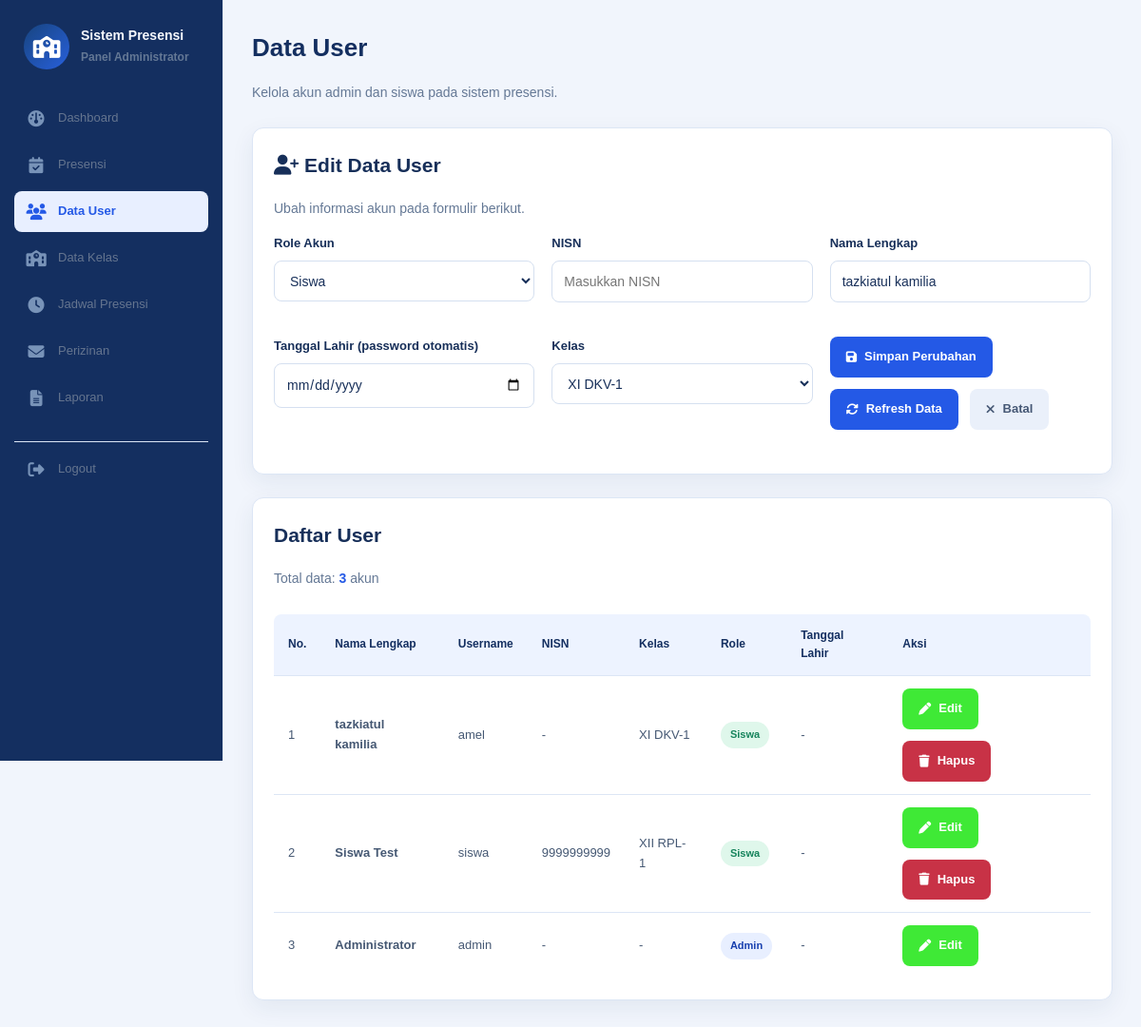
/admin/user/index.php?edit=5 (signed in), run on the app's committed database.
### tables this page shows
CREATE TABLE `users` (
  `id` int(11) NOT NULL,
  `nisn` varchar(20) DEFAULT NULL,
  `username` varchar(50) NOT NULL,
  `password` varchar(255) NOT NULL,
  `nama_lengkap` varchar(100) NOT NULL,
  `role` enum('admin','user') DEFAULT 'user',
  `id_kelas` int(11) DEFAULT NULL,
  `face_vector` text DEFAULT NULL,
  `created_at` timestamp NULL DEFAULT current_timestamp()
);

CREATE TABLE `kelas` (
  `id` int(11) NOT NULL,
  `nama_kelas` varchar(50) NOT NULL
);

### config/helper.php (called while the page is built, shortened)
<?php
function e($value): string
{
    return htmlspecialchars((string)$value, ENT_QUOTES, 'UTF-8');
}

### admin/user/index.php (the view, shortened to what this page needs)
<?php
require_once '../../config/database.php';
require_once '../../config/helper.php';
$edit = null;
function user_stmt(mysqli $conn, string $sql): mysqli_stmt {
    $stmt = mysqli_prepare($conn, $sql);
    return $stmt;
}
try {
    if (isset($_GET['edit'])) {
        $id = filter_var($_GET['edit'], FILTER_VALIDATE_INT);
        $st = user_stmt($conn, 'SELECT * FROM users WHERE id = ?');
        mysqli_stmt_bind_param($st, 'i', $id);
        mysqli_stmt_execute($st);
        $edit = mysqli_fetch_assoc(mysqli_stmt_get_result($st));
    }
} catch (Throwable $ex) {
    $error = 'Operasi gagal: ' . $ex->getMessage();
}
$kelas_result = mysqli_query($conn, 'SELECT id,nama_kelas FROM kelas ORDER BY nama_kelas ASC');
$users_result = mysqli_query($conn, 'SELECT u.*, k.nama_kelas FROM users u LEFT JOIN kelas k ON k.id = u.id_kelas ORDER BY u.id DESC');
$jumlah_user = $users_result ? mysqli_num_rows($users_result) : 0;
?>
<!DOCTYPE html>
<html lang="id">
<head>
    <link rel="stylesheet" href="../../assets/css/admin.css">
    <link rel="stylesheet"
          href="https://cdnjs.cloudflare.com/ajax/libs/font-awesome/6.5.2/css/all.min.css">
</head>
<body>
<header class="topbar">
    <div class="brand">
        <div class="brand-logo">
            <i class="fa-solid fa-school"></i>
        </div>
        <div class="brand-text">
            <strong>Sistem Presensi</strong>
            <span>Panel Administrator</span>
        </div>
    </div>
    <nav class="nav">
        <a href="../index.php">
            <i class="fa-solid fa-gauge"></i>
            Dashboard
        </a>
        <a href="../presensi/index.php">
            <i class="fa-solid fa-calendar-check"></i>
            Presensi
        </a>
        <a href="index.php" class="active">
            <i class="fa-solid fa-users"></i>
            Data User
        </a>
        <a href="../kelas/index.php">
            <i class="fa-solid fa-school"></i>
            Data Kelas
        </a>
        <a href="../jam_kerja/index.php">
            <i class="fa-solid fa-clock"></i>
            Jadwal Presensi
        </a>
        <a href="../perizinan/index.php">
            <i class="fa-solid fa-envelope"></i>
            Perizinan
        </a>
        <a href="../laporan/index.php">
            <i class="fa-solid fa-file-lines"></i>
            Laporan
        </a>
        <a href="../../auth/logout.php" class="logout-link">
            <i class="fa-solid fa-right-from-bracket"></i>
            Logout
        </a>
    </nav>
</header>
<main class="container">
    <section class="hero">
        <div>
            <h1>Data User</h1>
            <p>Kelola akun admin dan siswa pada sistem presensi.</p>
        </div>
    </section>
    <section class="card">
        <h2>
            <i class="fa-solid fa-user-plus"></i>
            <?= $edit ? 'Edit Data User' : 'Tambah User' ?>
        </h2>
        <p class="muted">
            <?= $edit
                ? 'Ubah informasi akun pada formulir berikut.'
                : 'Masukkan informasi akun baru pada formulir berikut.' ?>
        </p>
        <form method="POST" action="index.php">
            <div class="grid form-grid">
                <div class="form-group">
                    <label for="role">Role Akun</label>
                    <select name="role" id="role" onchange="toggleRole()">
                        <option value="user"
                            <?= ($edit['role'] ?? 'user') === 'user' ? 'selected' : '' ?>>
                            Siswa
                        </option>
                    </select>
                </div>
                <div class="form-group field-siswa">
                    <label for="nisn">NISN</label>
                    <input type="text" name="nisn" id="nisn"
                           value="<?= htmlspecialchars($edit['nisn'] ?? '', ENT_QUOTES, 'UTF-8') ?>"
                           placeholder="Masukkan NISN">
                </div>
                <div class="form-group">
                    <label for="nama_lengkap">Nama Lengkap</label>
                    <input type="text" name="nama_lengkap" id="nama_lengkap"
                           value="<?= htmlspecialchars($edit['nama_lengkap'] ?? '', ENT_QUOTES, 'UTF-8') ?>"
                           placeholder="Masukkan nama lengkap" required>
                </div>
           <div class="form-group field-siswa">
                <label>Tanggal Lahir (password otomatis)</label>
                <input type="date" name="tanggal_lahir" id="tanggal_lahir" value="<?= e($edit['tanggal_lahir'] ?? '') ?>">
            </div>
                <div class="form-group">
                    <label for="id_kelas">Kelas</label>
                    <select name="id_kelas" id="id_kelas">
                        <?php if ($kelas_result): ?>
                            <?php while ($kelas = mysqli_fetch_assoc($kelas_result)): ?>
                                <option value="<?= (int) $kelas['id'] ?>"
                                    <?= (int) ($edit['id_kelas'] ?? 0) === (int) $kelas['id']
                                        ? 'selected'
                                        : '' ?>>
                                    <?= htmlspecialchars($kelas['nama_kelas'], ENT_QUOTES, 'UTF-8') ?>
                                </option>
                            <?php endwhile; ?>
                        <?php endif; ?>
                    </select>
                </div>
            <div class="actions">
                <button type="submit" name="simpan" value="1" class="btn btn-add">
                    <i class="fa-solid fa-floppy-disk"></i>
                    <?= $edit ? 'Simpan Perubahan' : 'Tambah User' ?>
                </button>
        <div class="actions">
            <a href="index.php" class="btn btn-add">
                <i class="fa-solid fa-rotate"></i>
                Refresh Data
            </a>
        </div>
                <?php if ($edit): ?>
                    <a href="index.php" class="btn btn-secondary">
                        <i class="fa-solid fa-xmark"></i>
                        Batal
                    </a>
                <?php endif; ?>
            </div>
        </form>
    </section>
    <section class="card" style="margin-top: 24px;">
        <div class="hero">
            <div>
                <h2>Daftar User</h2>
                <p>Total data: <strong><?= $jumlah_user ?></strong> akun</p>
            </div>
        </div>
        <div class="table-responsive table-wrap">
            <table class="table">
                <thead>
                    <tr>
                        <th>No.</th>
                        <th>Nama Lengkap</th>
                        <th>Username</th>
                        <th>NISN</th>
                        <th>Kelas</th>
                        <th>Role</th>
                        <th>Tanggal Lahir</th>
                        <th>Aksi</th>
                    </tr>
                </thead>
                <tbody>
                    <?php if ($users_result && mysqli_num_rows($users_result) > 0): ?>
                        <?php $no = 1; ?>
                        <?php while ($user = mysqli_fetch_assoc($users_result)): ?>
                            <tr>
                                <td><?= $no++ ?></td>
                                <td>
                                    <strong>
                                        <?= htmlspecialchars($user['nama_lengkap'] ?? '-', ENT_QUOTES, 'UTF-8') ?>
                                    </strong>
                                </td>
                                <td>
                                    <?= htmlspecialchars($user['username'] ?? '-', ENT_QUOTES, 'UTF-8') ?>
                                </td>
                                <td>
                                    <?= htmlspecialchars($user['nisn'] ?? '-', ENT_QUOTES, 'UTF-8') ?>
                                </td>
                                <td>
                                    <?= htmlspecialchars($user['nama_kelas'] ?? '-', ENT_QUOTES, 'UTF-8') ?>
                                </td>
                                <td>
                                    <?php if (($user['role'] ?? '') === 'admin'): ?>
                                        <span class="badge badge-info">Admin</span>
                                    <?php else: ?>
                                        <span class="badge badge-success">Siswa</span>
                                    <?php endif; ?>
                                </td>
                                <td>
                                    <?= !empty($user['tanggal_lahir'])
                                        ? htmlspecialchars($user['tanggal_lahir'], ENT_QUOTES, 'UTF-8')
                                        : '-' ?>
                                </td>
                                <td>
                                    <div class="actions">
                                        <a href="index.php?edit=<?= (int) $user['id'] ?>"
                                           class="btn btn-edit">
                                            <i class="fa-solid fa-pen"></i>
                                            Edit
                                        </a>
                                        <?php if ((int) $user['id'] !== (int) ($_SESSION['user_id'] ?? $_SESSION['id'] ?? 0)): ?>
                                        <form method="POST" action="index.php" style="display:inline" onsubmit="return confirm('Yakin ingin menghapus user ini?')">
                                         <button type="submit" class="btn btn-delete">
                                            <i class="fa-solid fa-trash"></i>
                                            Hapus
                                         </button>
                                        </form>
                                        <?php endif; ?>
                                    </div>
                                </td>
                            </tr>
                        <?php endwhile; ?>
                    <?php endif; ?>
                </tbody>
            </table>
        </div>
    </section>
</main>
</body>
</html>

### data on the page
users: role "Siswa", nama_lengkap "tazkiatul kamilia", id_kelas "XI DKV-1", username "amel", nisn "-", id_kelas.nama_kelas "XI DKV-1"
users: nama_lengkap "Siswa Test", username "siswa", nisn "9999999999", id_kelas.nama_kelas "XII RPL-1", role "Siswa"
users: nama_lengkap "Administrator", username "admin", nisn "-", nama_kelas "-", role "Admin"

### other printed values
$jumlah_user "3"
